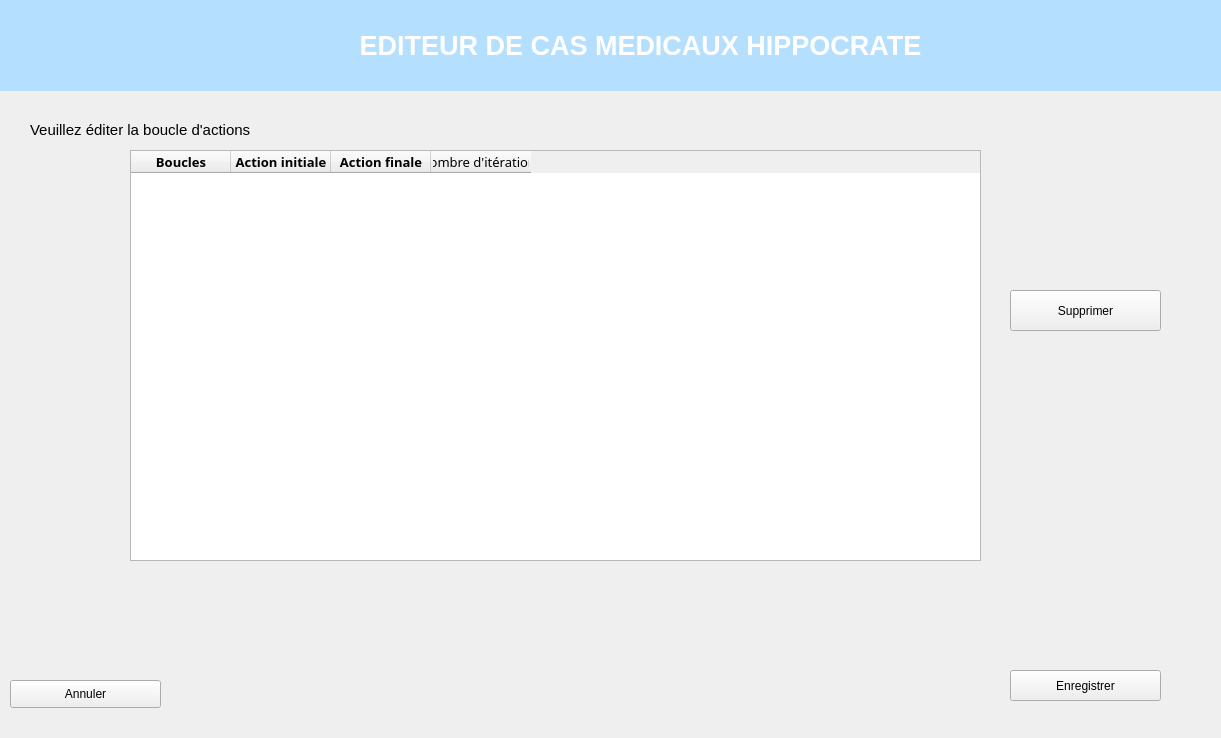
<?xml version="1.0" encoding="UTF-8"?>
<ui version="4.0">
 <class>Form</class>
 <widget class="QWidget" name="Form">
  <property name="geometry">
   <rect>
    <x>0</x>
    <y>0</y>
    <width>1221</width>
    <height>738</height>
   </rect>
  </property>
  <property name="windowTitle">
   <string>Form</string>
  </property>
  <property name="styleSheet">
   <string notr="true"/>
  </property>
  <widget class="QPushButton" name="pushButton">
   <property name="geometry">
    <rect>
     <x>10</x>
     <y>680</y>
     <width>151</width>
     <height>28</height>
    </rect>
   </property>
   <property name="text">
    <string>Annuler</string>
   </property>
  </widget>
  <widget class="QPushButton" name="pushButton_2">
   <property name="geometry">
    <rect>
     <x>1010</x>
     <y>670</y>
     <width>151</width>
     <height>31</height>
    </rect>
   </property>
   <property name="text">
    <string>Enregistrer</string>
   </property>
  </widget>
  <widget class="QLabel" name="label_8">
   <property name="geometry">
    <rect>
     <x>0</x>
     <y>0</y>
     <width>1281</width>
     <height>91</height>
    </rect>
   </property>
   <property name="styleSheet">
    <string notr="true">background-color :rgb(180, 223, 255)</string>
   </property>
   <property name="text">
    <string>&lt;html&gt;&lt;head/&gt;&lt;body&gt;&lt;p align=&quot;center&quot;&gt;&lt;span style=&quot; font-size:20pt; font-weight:600; color:#ffffff;&quot;&gt;EDITEUR DE CAS MEDICAUX HIPPOCRATE&lt;/span&gt;&lt;/p&gt;&lt;/body&gt;&lt;/html&gt;</string>
   </property>
  </widget>
  <widget class="QLabel" name="label">
   <property name="geometry">
    <rect>
     <x>30</x>
     <y>110</y>
     <width>321</width>
     <height>41</height>
    </rect>
   </property>
   <property name="text">
    <string>&lt;html&gt;&lt;head/&gt;&lt;body&gt;&lt;p&gt;&lt;span style=&quot; font-size:11pt;&quot;&gt;Veuillez éditer la boucle d'actions&lt;/span&gt;&lt;/p&gt;&lt;/body&gt;&lt;/html&gt;</string>
   </property>
  </widget>
  <widget class="QTableWidget" name="tableWidget">
   <property name="geometry">
    <rect>
     <x>130</x>
     <y>150</y>
     <width>851</width>
     <height>411</height>
    </rect>
   </property>
   <column>
    <property name="text">
     <string>Boucles</string>
    </property>
    <property name="font">
     <font>
      <family>Poppins SemiBold</family>
      <pointsize>10</pointsize>
      <weight>75</weight>
      <bold>true</bold>
     </font>
    </property>
   </column>
   <column>
    <property name="text">
     <string>Action initiale</string>
    </property>
    <property name="font">
     <font>
      <family>Poppins SemiBold</family>
      <pointsize>10</pointsize>
      <weight>75</weight>
      <bold>true</bold>
     </font>
    </property>
   </column>
   <column>
    <property name="text">
     <string>Action finale</string>
    </property>
    <property name="font">
     <font>
      <family>Poppins SemiBold</family>
      <pointsize>10</pointsize>
      <weight>75</weight>
      <bold>true</bold>
     </font>
    </property>
   </column>
   <column>
    <property name="text">
     <string>Nombre d'itérations</string>
    </property>
    <property name="font">
     <font>
      <family>Poppins SemiBold</family>
      <pointsize>10</pointsize>
     </font>
    </property>
   </column>
  </widget>
  <widget class="QPushButton" name="pushButton_3">
   <property name="geometry">
    <rect>
     <x>1010</x>
     <y>290</y>
     <width>151</width>
     <height>41</height>
    </rect>
   </property>
   <property name="text">
    <string>Supprimer</string>
   </property>
  </widget>
 </widget>
 <resources/>
 <connections/>
</ui>
